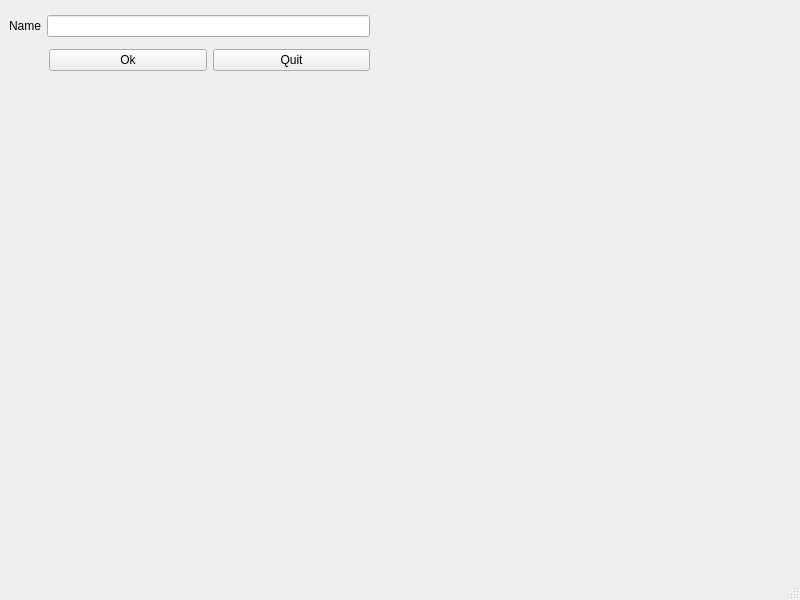
<?xml version="1.0" encoding="UTF-8"?>
<ui version="4.0">
 <class>MainWindow</class>
 <widget class="QMainWindow" name="MainWindow">
  <property name="geometry">
   <rect>
    <x>0</x>
    <y>0</y>
    <width>800</width>
    <height>600</height>
   </rect>
  </property>
  <property name="windowTitle">
   <string>MainWindow</string>
  </property>
  <widget class="QWidget" name="centralwidget">
   <widget class="QWidget" name="">
    <property name="geometry">
     <rect>
      <x>9</x>
      <y>9</y>
      <width>361</width>
      <height>68</height>
     </rect>
    </property>
    <layout class="QVBoxLayout" name="verticalLayout">
     <item>
      <layout class="QHBoxLayout" name="horizontalLayout_2">
       <item>
        <widget class="QLabel" name="label">
         <property name="text">
          <string>Name</string>
         </property>
        </widget>
       </item>
       <item>
        <widget class="QLineEdit" name="lineEdit"/>
       </item>
      </layout>
     </item>
     <item>
      <layout class="QHBoxLayout" name="horizontalLayout">
       <item>
        <spacer name="horizontalSpacer">
         <property name="orientation">
          <enum>Qt::Horizontal</enum>
         </property>
         <property name="sizeType">
          <enum>QSizePolicy::Maximum</enum>
         </property>
         <property name="sizeHint" stdset="0">
          <size>
           <width>40</width>
           <height>20</height>
          </size>
         </property>
        </spacer>
       </item>
       <item>
        <widget class="QPushButton" name="pushButton">
         <property name="text">
          <string>Ok</string>
         </property>
        </widget>
       </item>
       <item>
        <widget class="QPushButton" name="pushButton_2">
         <property name="text">
          <string>Quit</string>
         </property>
        </widget>
       </item>
      </layout>
     </item>
    </layout>
   </widget>
  </widget>
  <widget class="QMenuBar" name="menubar">
   <property name="geometry">
    <rect>
     <x>0</x>
     <y>0</y>
     <width>800</width>
     <height>25</height>
    </rect>
   </property>
  </widget>
  <widget class="QStatusBar" name="statusbar"/>
 </widget>
 <resources/>
 <connections/>
</ui>
